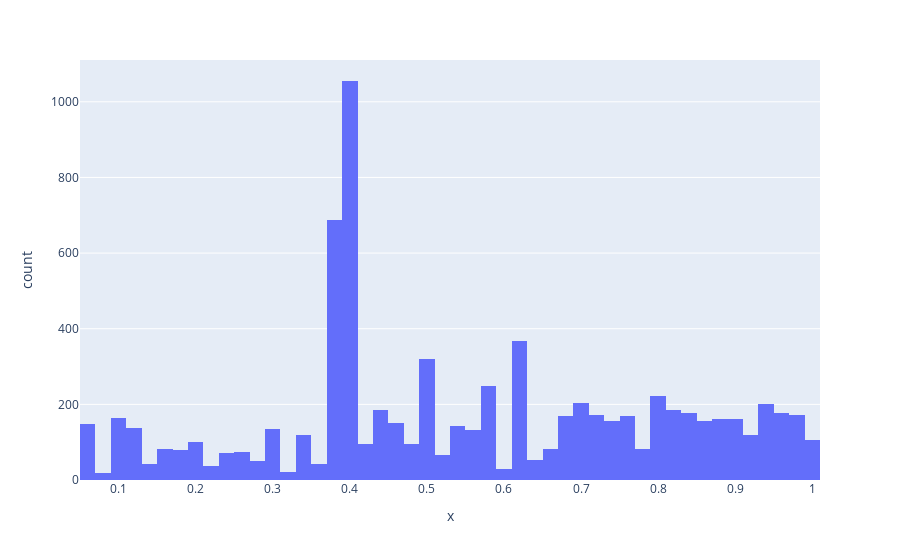

The notebook cell this image was saved under:
### Code cell
px.histogram(x=Second_Health_Camp_Attended['Health Score'])

### Figure 1 — Plotly figure (JSON) as saved in the notebook; plotly's stock layout.template omitted (floating-point values rounded to 4 significant figures; data arrays with more than 128 entries replaced by an {"elided": "..."} marker saying what was removed)
{"data": [{"alignmentgroup": "True", "bingroup": "x", "hovertemplate": "x=%{x}<br>count=%{y}<extra></extra>", "legendgroup": "", "marker": {"color": "#636efa", "pattern": {"shape": ""}}, "name": "", "offsetgroup": "", "orientation": "v", "showlegend": false, "type": "histogram", "x": {"elided": "7819 float values"}, "xaxis": "x", "yaxis": "y"}], "layout": {"barmode": "relative", "legend": {"tracegroupgap": 0}, "margin": {"t": 60}, "xaxis": {"anchor": "y", "domain": [0, 1], "title": {"text": "x"}}, "yaxis": {"anchor": "x", "domain": [0, 1], "title": {"text": "count"}}}}
